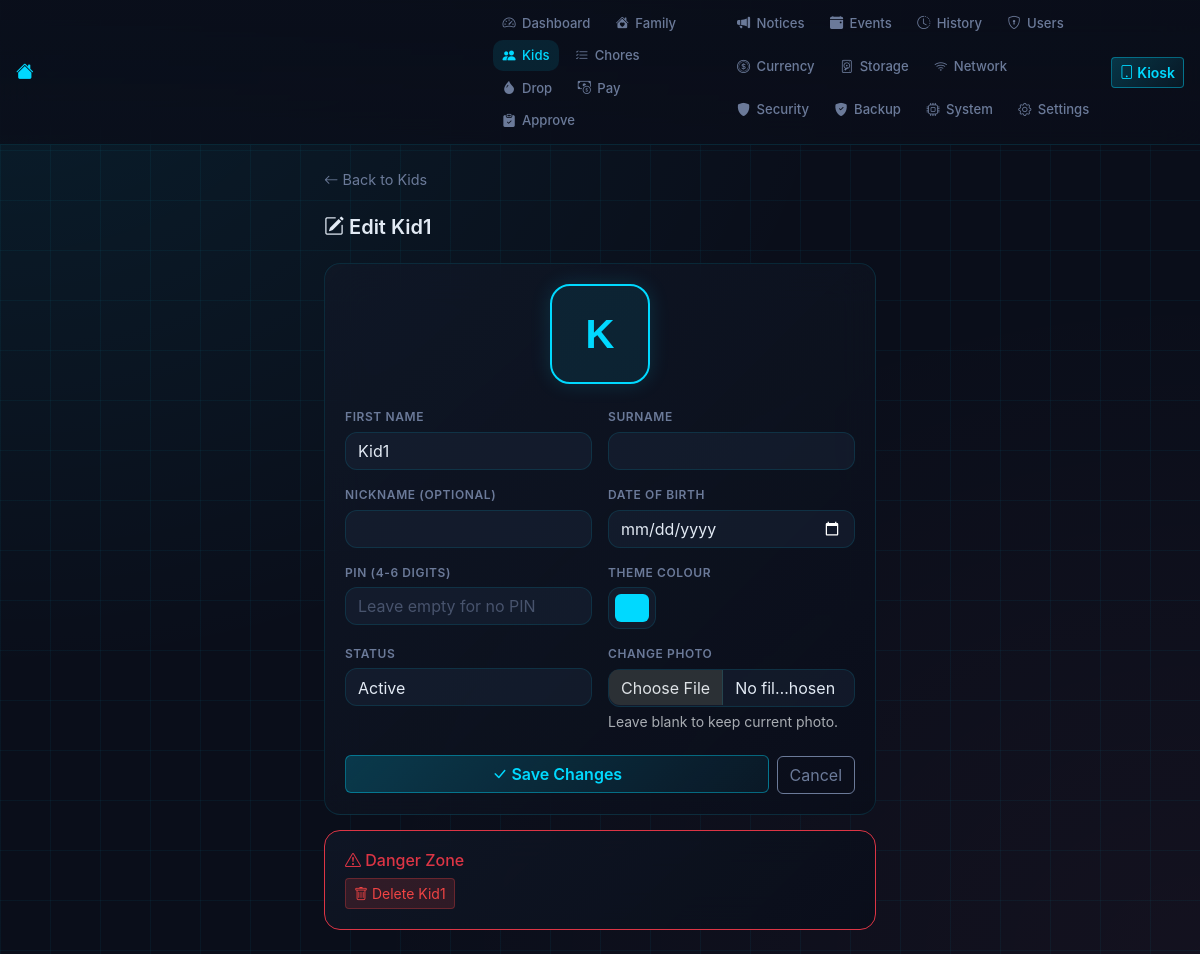
The page /kids/2/edit (signed in) on the database its author committed.
### tables this page shows
CREATE TABLE users (
    id INTEGER PRIMARY KEY AUTOINCREMENT,
    name TEXT NOT NULL,
    surname TEXT,
    nickname TEXT,
    username TEXT UNIQUE,
    email TEXT UNIQUE,
    password_hash TEXT,
    role TEXT NOT NULL DEFAULT 'parent',
    pin TEXT,
    photo_path TEXT,
    color TEXT NOT NULL DEFAULT '#00d9ff',
    date_of_birth TEXT,
    status TEXT NOT NULL DEFAULT 'active',
    is_active INTEGER NOT NULL DEFAULT 1,
    created_at TEXT NOT NULL DEFAULT (datetime('now'))
);

### app.py (the view, shortened to what this page needs)
@app.route('/kids/<int:kid_id>/edit', methods=['GET', 'POST'])
@login_required(roles=['admin', 'parent'])
def edit_kid(kid_id):
    child = db_module.get_user(kid_id)
    if not child or child['role'] != 'child':
        flash('Child not found.', 'danger')
        return redirect(url_for('manage_kids'))
    return render_template('edit_kid.html', child=child)

### app.py (called while the page is built)
def login_required(roles=None):
    def decorator(f):
        @wraps(f)
        def wrapper(*args, **kwargs):
            if not db_module.is_setup_complete():
                return redirect(url_for('setup'))
            uid = session.get('user_id')
            if not uid:
                return redirect(url_for('login'))
            user = db_module.get_user(uid)
            if not user or not user['is_active']:
                session.clear()
                return redirect(url_for('login'))
            if roles and user['role'] not in roles:
                abort(403)
            g.user = user
            return f(*args, **kwargs)
        return wrapper
    return decorator

### db.py (called while the page is built)
def get_db():
    from flask import g
    if 'db' not in g:
        os.makedirs(os.path.dirname(DB_PATH), exist_ok=True)
        g.db = sqlite3.connect(DB_PATH)
        g.db.row_factory = sqlite3.Row
        g.db.execute("PRAGMA journal_mode=WAL")
        g.db.execute("PRAGMA foreign_keys=ON")
    return g.db

def is_setup_complete():
    conn = sqlite3.connect(DB_PATH)
    conn.row_factory = sqlite3.Row
    user = conn.execute("SELECT id FROM users WHERE role='admin' LIMIT 1").fetchone()
    conn.close()
    return user is not None

def get_user(user_id):
    db = get_db()
    return db.execute("SELECT * FROM users WHERE id=?", (user_id,)).fetchone()

def get_setting(key, default=None):
    db = get_db()
    row = db.execute("SELECT value FROM settings WHERE key=?", (key,)).fetchone()
    return row['value'] if row else default

def get_currency_settings():
    return {
        'token_name': get_setting('currency_token_name', 'Widgets'),
        'token_singular': get_setting('currency_token_singular', 'Widget'),
        'token_plural': get_setting('currency_token_plural', 'Widgets'),
        'token_logo': get_setting('currency_token_logo', ''),
        'token_logo_type': get_setting('currency_token_logo_type', 'emoji'),
        'token_emoji': get_setting('currency_token_emoji', '\U0001fa9f'),
        'gbp_value': float(get_setting('currency_gbp_value', '0.01') or '0.01'),
    }

### templates/edit_kid.html (shortened to what this page needs)
{% extends 'base.html' %}
{% from 'macros.html' import nav %}
{% block body %}
{{ nav(active='kids') }}
<div class="container-fluid px-3 px-lg-4 py-4" style="max-width:600px;">
  <div class="d-flex align-items-center gap-2 mb-4">
    <a href="{{ url_for('manage_kids') }}" class="fh-link"><i class="bi bi-arrow-left"></i> Back to Kids</a>
  </div>
  <h2 class="fh-page-title mb-4"><i class="bi bi-pencil-square"></i> Edit {{ child['name'] }}</h2>
  <div class="fh-card">
    <div class="fh-card-body">
      <form method="POST" action="{{ url_for('edit_kid', kid_id=child['id']) }}" enctype="multipart/form-data">
        <div class="text-center mb-4">
          <div class="fh-kid-photo mx-auto mb-2" style="width:100px;height:100px;border-color: {{ child['color'] }};">
            {% if child['photo_path'] %}
              <img src="/static/{{ child['photo_path'] }}" alt="{{ child['name'] }}" id="photoPreview">
            {% else %}
              <span class="fh-kid-initial" style="font-size:2.5rem;color: {{ child['color'] }};" id="photoPreview">{{ child['name'][0]|upper }}</span>
            {% endif %}
          </div>
        </div>
        <div class="row g-3">
          <div class="col-md-6">
            <label class="fh-label">First Name</label>
            <input type="text" name="name" class="form-control fh-input" value="{{ child['name'] }}" required>
          </div>
          <div class="col-md-6">
            <label class="fh-label">Surname</label>
            <input type="text" name="surname" class="form-control fh-input" value="{{ child['surname'] or '' }}">
          </div>
          <div class="col-md-6">
            <label class="fh-label">Nickname (optional)</label>
            <input type="text" name="nickname" class="form-control fh-input" value="{{ child['nickname'] or '' }}">
          </div>
          <div class="col-md-6">
            <label class="fh-label">Date of Birth</label>
            <input type="date" name="date_of_birth" class="form-control fh-input" value="{{ child['date_of_birth'] or '' }}">
          </div>
          <div class="col-md-6">
            <label class="fh-label">PIN (4-6 digits)</label>
            <input type="text" name="pin" class="form-control fh-input" maxlength="6" pattern="[0-9]*" value="{{ child['pin'] or '' }}" placeholder="Leave empty for no PIN">
          </div>
          <div class="col-md-6">
            <label class="fh-label">Theme Colour</label>
            <input type="color" name="color" class="form-control form-control-color fh-input" value="{{ child['color'] }}" style="height:42px;">
          </div>
          <div class="col-md-6">
            <label class="fh-label">Status</label>
            <select name="status" class="form-select fh-input">
              {% for s in ['active', 'holiday', 'sick', 'grounded', 'excused', 'custom'] %}
              <option value="{{ s }}" {{ 'selected' if child['status'] == s else '' }}>{{ s|capitalize }}</option>
              {% endfor %}
            </select>
          </div>
          <div class="col-md-6">
            <label class="fh-label">Change Photo</label>
            <input type="file" name="photo" accept="image/*" class="form-control fh-input">
            <div class="form-text">Leave blank to keep current photo.</div>
          </div>
        </div>
        <div class="d-flex gap-2 mt-4">
          <button type="submit" class="btn fh-btn-cyan flex-fill"><i class="bi bi-check-lg"></i> Save Changes</button>
          <a href="{{ url_for('manage_kids') }}" class="btn fh-btn-outline">Cancel</a>
        </div>
      </form>
    </div>
  </div>
  {% if g.user['role'] == 'admin' %}
  <div class="fh-card mt-3 border-danger">
    <div class="fh-card-body">
      <h6 class="text-danger"><i class="bi bi-exclamation-triangle"></i> Danger Zone</h6>
      <form method="POST" action="{{ url_for('delete_kid', kid_id=child['id']) }}" onsubmit="return confirm('Delete {{ child['name'] }}? This removes all their chore history and cannot be undone.')">
        <button class="btn fh-btn-danger btn-sm"><i class="bi bi-trash"></i> Delete {{ child['name'] }}</button>
      </form>
    </div>
  </div>
  {% endif %}
</div>
{% endblock %}

### static/css/family-hub.css (style rules this page uses)
:root { --fh-bg: #0a0e1a; --fh-panel: #111827; --fh-panel-light: #1a2438; --fh-border: var(--fh-accent-12); --fh-border-hover: var(--fh-accent-30); --fh-text: #e2eaf4; --fh-text-muted: #6b7a99; --fh-cyan: #00d9ff; --fh-gold: #fbbf24; --fh-green: #34d399; --fh-pink: #ff6b9d; --fh-danger: #ef4444; --fh-accent-05: color-mix(in srgb, var(--fh-cyan) 5%, transparent); --fh-accent-08: color-mix(in srgb, var(--fh-cyan) 8%, transparent); --fh-accent-10: color-mix(in srgb, var(--fh-cyan) 10%, transparent); --fh-accent-12: color-mix(in srgb, var(--fh-cyan) 12%, transparent); --fh-accent-15: color-mix(in srgb, var(--fh-cyan) 15%, transparent); --fh-accent-20: color-mix(in srgb, var(--fh-cyan) 20%, transparent); --fh-accent-25: color-mix(in srgb, var(--fh-cyan) 25%, transparent); --fh-accent-30: color-mix(in srgb, var(--fh-cyan) 30%, transparent); --fh-accent-40: color-mix(in srgb, var(--fh-cyan) 40%, transparent); --fh-accent-60: color-mix(in srgb, var(--fh-cyan) 60%, transparent); --fh-panel-grad-a: rgba(17, 24, 39, 0.8); --fh-panel-grad-b: rgba(10, 14, 26, 0.9); }
* { -webkit-tap-highlight-color: transparent; }
body { background: var(--fh-bg); color: var(--fh-text); font-family: 'Inter', system-ui, -apple-system, sans-serif; min-height: 100vh; -webkit-user-select: none; user-select: none; }
.fh-card { background: linear-gradient(135deg, rgba(17, 24, 39, 0.8), rgba(10, 14, 26, 0.9)); border: 1px solid var(--fh-border); border-radius: 16px; backdrop-filter: blur(20px); overflow: hidden; }
.fh-card-body { padding: 1.25rem; }
.fh-card.border-danger { border-color: rgba(239, 68, 68, 0.3); }
.fh-page-title { font-family: 'Orbitron', 'Inter', sans-serif; font-weight: 600; font-size: 1.25rem; color: var(--fh-text); }
.fh-label { font-size: 0.75rem; font-weight: 600; text-transform: uppercase; letter-spacing: 0.05em; color: var(--fh-text-muted); margin-bottom: 0.35rem; display: block; }
.fh-btn-cyan { background: linear-gradient(135deg, var(--fh-accent-20), var(--fh-accent-05)); border: 1px solid var(--fh-accent-40); color: var(--fh-cyan); font-weight: 600; transition: all 0.2s; }
.fh-btn-outline { background: transparent; border: 1px solid var(--fh-text-muted); color: var(--fh-text-muted); transition: all 0.2s; }
.fh-btn-danger { background: rgba(239, 68, 68, 0.15); border: 1px solid rgba(239, 68, 68, 0.3); color: var(--fh-danger); transition: all 0.2s; }
.fh-input, .fh-input-auto { background: rgba(26, 36, 56, 0.5); border: 1px solid var(--fh-border); color: var(--fh-text); border-radius: 12px; }
.fh-input::placeholder { color: var(--fh-text-muted); opacity: 0.6; }
.form-select.fh-input option { background: var(--fh-panel); }
.fh-link { color: var(--fh-text-muted); text-decoration: none; transition: color 0.2s; font-size: 0.9rem; }
.fh-kid-photo { width: 96px; height: 96px; border-radius: 20px; overflow: hidden; border: 2px solid var(--fh-cyan); box-shadow: 0 0 20px var(--fh-accent-15); display: flex; align-items: center; justify-content: center; background: var(--fh-accent-08); }
.fh-kid-initial { font-family: 'Orbitron', sans-serif; font-size: 2rem; font-weight: 700; color: var(--fh-cyan); }
.flex-fill { flex: 1; }

### rows shown on the page
users: name "Kid1", name "K", color "#00d9ff"

### other values the page prints
form field status "Active"
